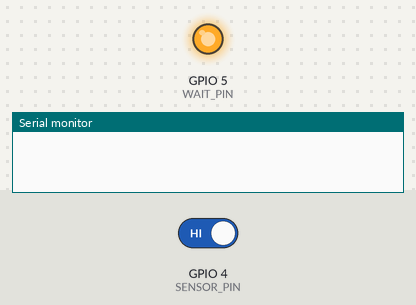
Recording of a sketch running on a simulated ESP32. On the bench: output pins drawn as LEDs (lit = HIGH), the last lines printed to the serial monitor. The test bench sets the inputs (shaded band); at power-on: GPIO 4 (SENSOR_PIN) HIGH.

Above: at 1.2 s.
1.3 s: GPIO 4 (SENSOR_PIN) driven LOW
At 2.3 s:
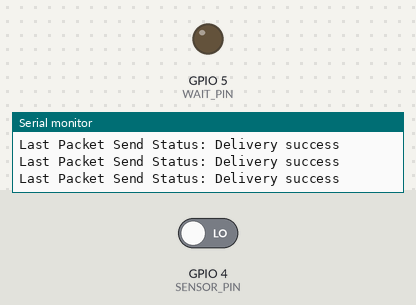
2.8 s: GPIO 4 (SENSOR_PIN) driven HIGH
At 3.9 s:
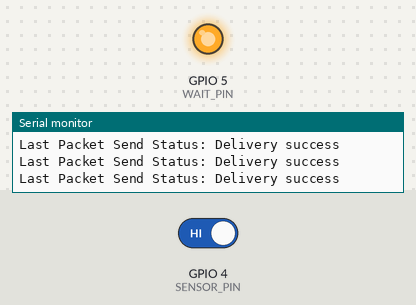
Timing chart, 0 to 5.8 s (numbered marks = the images above; inputs shaded):
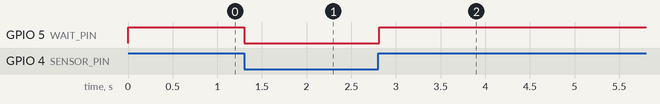

Measured:
- after the input at 1.3 s, GPIO 5 (WAIT_PIN): HIGH → LOW at once
- after the input at 2.8 s, GPIO 5 (WAIT_PIN): LOW → HIGH at once

The sketch:

RTDATA.ino
```cpp
#ifdef ESP8266
  #include <ESP8266WiFi.h>
  #include <espnow.h>
#else
  #include <WiFi.h>
  #include <esp_now.h>
#endif
// REPLACE WITH RECEIVER MAC Address: ID SLAVE
uint8_t broadcastAddress[] = {0X34,0X94,0X54,0X95,0XB2,0X3F};

#define SENSOR_PIN 4
#define WAIT_PIN 5
#define TIME_DELAY 1000
typedef struct struct_message {
 bool signal;
} struct_message;

struct_message myData;
// Callback when data is sent
void OnDataSent(uint8_t *mac_addr, uint8_t sendStatus) {
  Serial.print("Last Packet Send Status: ");
  if (sendStatus == 0){
    Serial.println("Delivery success");
  }
  else{
    Serial.println("Delivery fail");
  }
}


void setup() {
  // Init Serial Monitor
  Serial.begin(115200);
  // Set device as a Wi-Fi Station
  WiFi.mode(WIFI_STA);

  // Init ESP-NOW
  if (esp_now_init() != 0) {
    Serial.println("Error initializing ESP-NOW");
    return;
  }
  pinMode(SENSOR_PIN, INPUT);
  pinMode(WAIT_PIN,OUTPUT);
  // Once ESPNow is successfully Init, we will register for Send CB to
  // get the status of Trasnmitted packet
  esp_now_set_self_role(ESP_NOW_ROLE_CONTROLLER);
  // Khi một tin nhắn được gửi đi, hàm sẽ được gọi - hàm này trả về việc gửi có thành công hay không.
  esp_now_register_send_cb(OnDataSent);
  // Register peer
  esp_now_add_peer(broadcastAddress, ESP_NOW_ROLE_SLAVE, 1, NULL, 0);
}

void loop() {
   if (digitalRead(SENSOR_PIN) == 0) {
    digitalWrite(WAIT_PIN, LOW);
    myData.signal =true;
    // Send message via ESP-NOW
     esp_now_send(broadcastAddress, (uint8_t *) &myData, sizeof(myData));
  } else if (digitalRead(SENSOR_PIN) == 1) {
    digitalWrite(WAIT_PIN, HIGH);// khi không nhận được tín hiệu trả về
    // myData.signal =false;
    // // Send message via ESP-NOW
    //  esp_now_send(broadcastAddress, (uint8_t *) &myData, sizeof(myData));
  };
}
```
